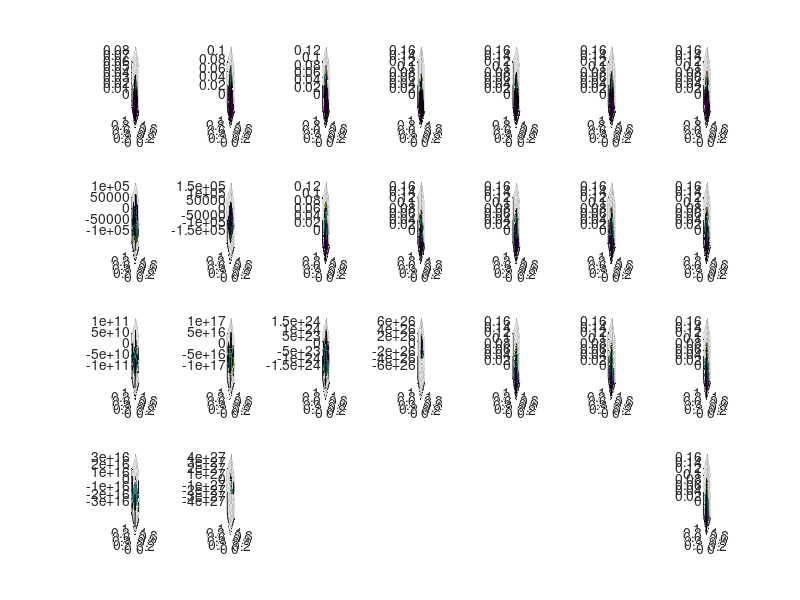

Source code (MATLAB): (Note: this script raises an error after producing the figure.)
clear all;
T0 = 1/8;


%% explicit euler step
for i = 1:4
    T = T0*i;
    str=sprintf('t=%.3f',T);
    figure(i);
    title(str);
    for ni = 1:4
        N = 2^(ni+1)-1;
        dx = 1/(N+1);   
        dt = 1/64;
        for ti = 1:7
            t = 0;
            u = zeros(N+2,N+2);
            u(2:N+1,2:N+1)=1;
            while(t<=T)
                u_new = dt*(u(1:N,2:N+1)+u(3:N+2,2:N+1)+u(2:N+1,1:N)+u(2:N+1,3:N+2)-4*u(2:N+1,2:N+1))/(dx*dx)+u(2:N+1,2:N+1);
                u = zeros(N+2,N+2);
                u(2:N+1,2:N+1) = u_new;
                t = t+dt;
            end
            xx = linspace(0,1,N+2);
            yy = xx;
            subplot(4,7,7*(ni-1)+ti);
            surf(xx,yy,u); 
            dt = dt/2;
        end   
    end
end

%% implicit euler step
dt = 1/64;
for i = 1:4
    T = T0*i;
    figure(i+4);
    for ni = 1:4
        N = 2^(ni+1)-1;
        dx = 1/(N+1);
        t = 0;
        u = zeros(N+2,N+2);
        u(2:N+1,2:N+1)=1;
        lamb = dt/(dx*dx);
        A1 = gallery('tridiag',N,-1,2,-1);
        A = speye(N*N)+lamb*(kron(speye(N),A1)+kron(A1,speye(N)));
        while(t<=T)
            u_old = u(2:N+1,2:N+1);
            u_new = A\u_old(:);
            u = zeros(N+2,N+2);
            u(2:N+1,2:N+1) = reshape(u_new,N,N);
            t = t+dt;
         end
         xx = linspace(0,1,N+2);
         yy = xx;
         subplot(2,2,ni);
         surf(xx,yy,u); 
    end
end

 